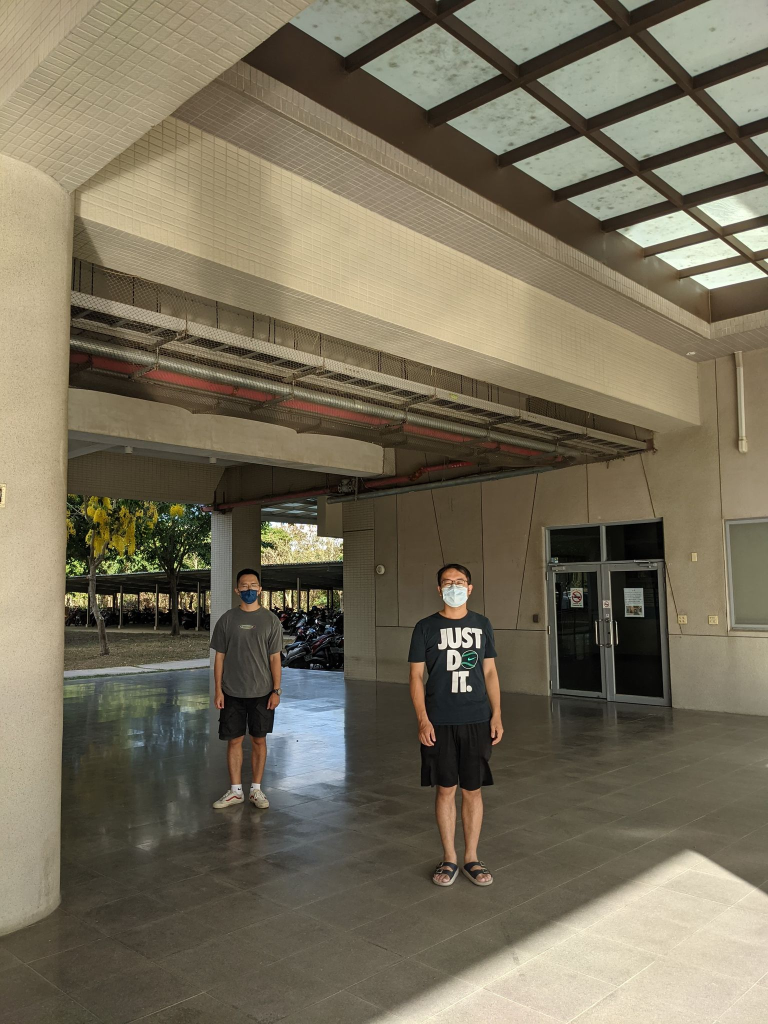
#> input picture Hw4/pic1.jpg, 1536 x 2048 px (shown at 1/2 size)
$ python Hw4_pic1.py
#> lines starting #> are read from the running program, lines starting #| are printed output that depends on the picture; after the words box and inside, x2 and y2 are one past the last pixel; in counts of white or black regions, pixels touching at a corner belong together
import numpy as np
import cv2

img = cv2.imread('pic1.jpg')
#> img is the input picture: shape (2048, 1536, 3); mean B, G, R 91.2, 111, 118.9
img = cv2.resize(img, (512, 512), interpolation=cv2.INTER_AREA)
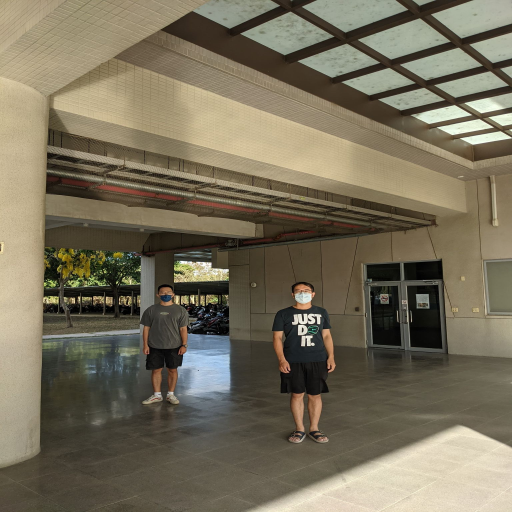
#> img: shape (512, 512, 3); mean B, G, R 91.2, 111, 118.9
constant = cv2.copyMakeBorder(img,0,0,400,400,cv2.BORDER_CONSTANT,value=(255,255,255))

blur_img = cv2.GaussianBlur(constant, (0, 0), 25)
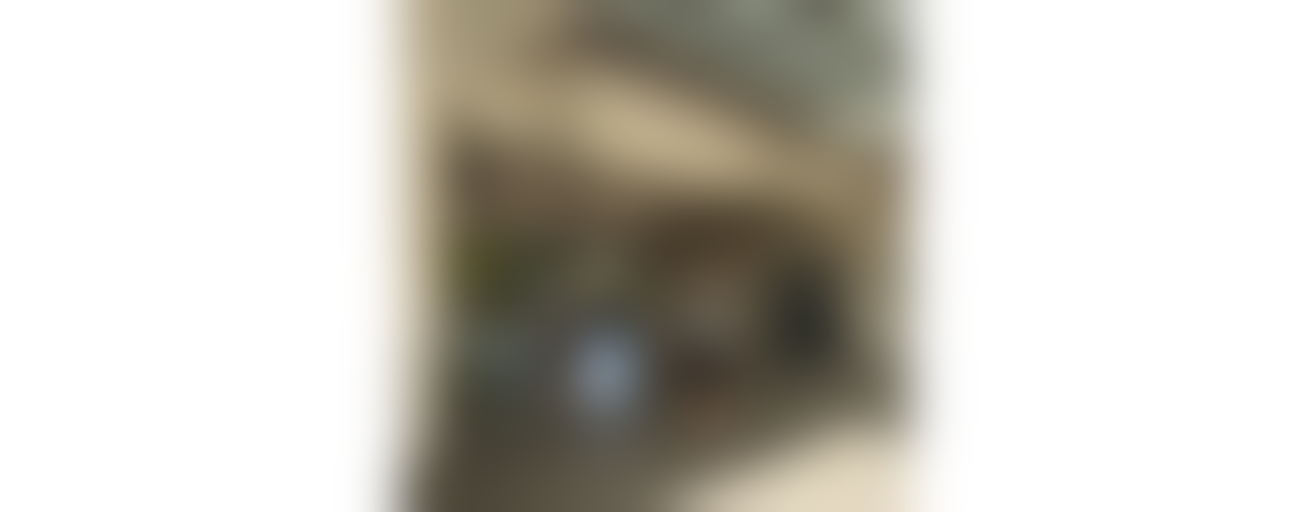
#> blur_img: shape (512, 1312, 3); mean B, G, R 191.1, 198.8, 201.9
usm = cv2.addWeighted(constant, 1.5, blur_img, -0.5, 0)
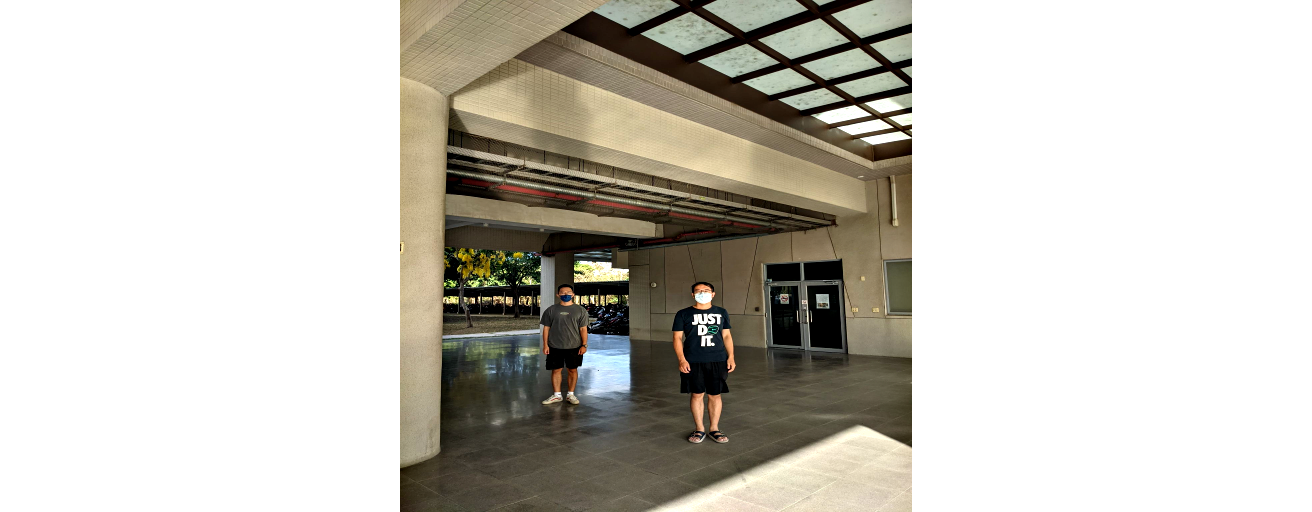
#> usm: shape (512, 1312, 3); mean B, G, R 190.4, 198.2, 201.3

gray = cv2.cvtColor(usm, cv2.COLOR_RGB2GRAY)
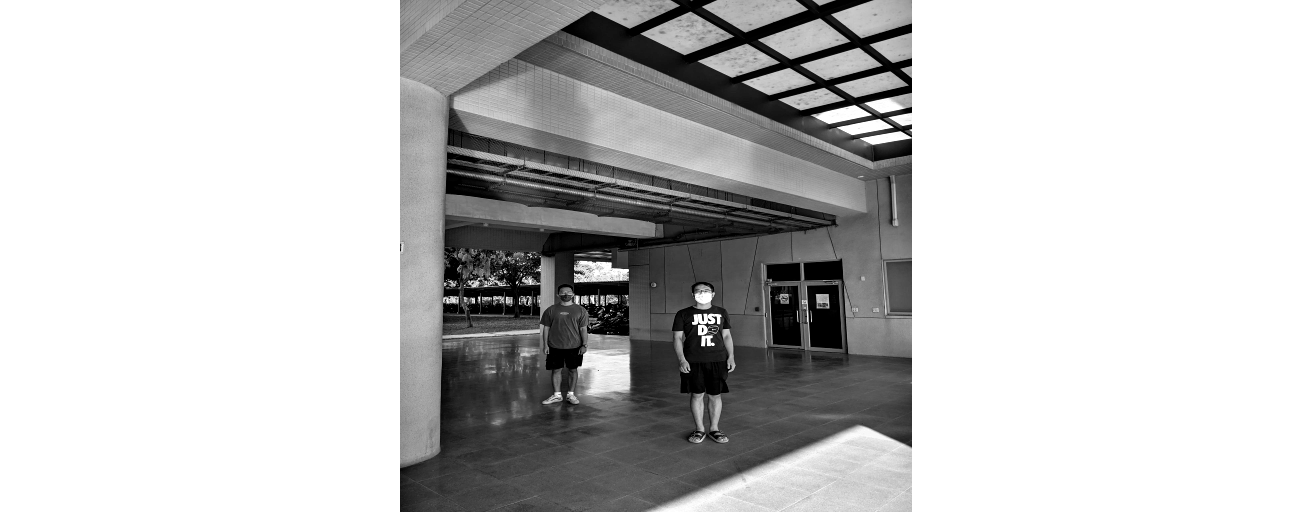
#> gray: shape (512, 1312); min 0, max 255, mean 196.2
res,gray2 =cv2.threshold(gray,120, 255, cv2.THRESH_TOZERO)
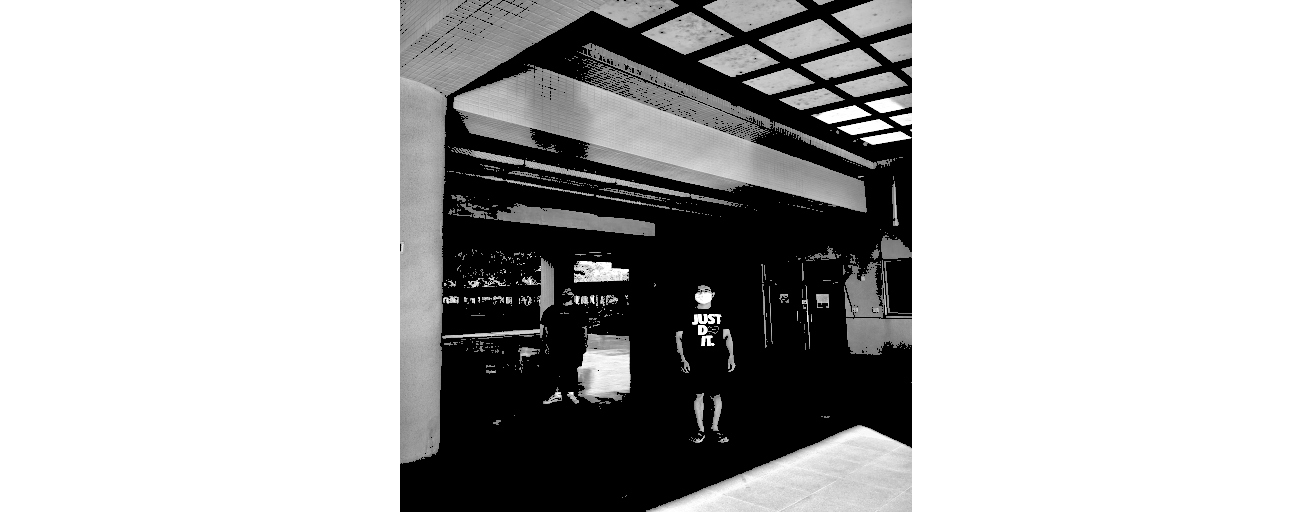
#> gray2: shape (512, 1312); min 0, max 255, mean 182.7
edges = cv2.Canny(gray2,600,100)
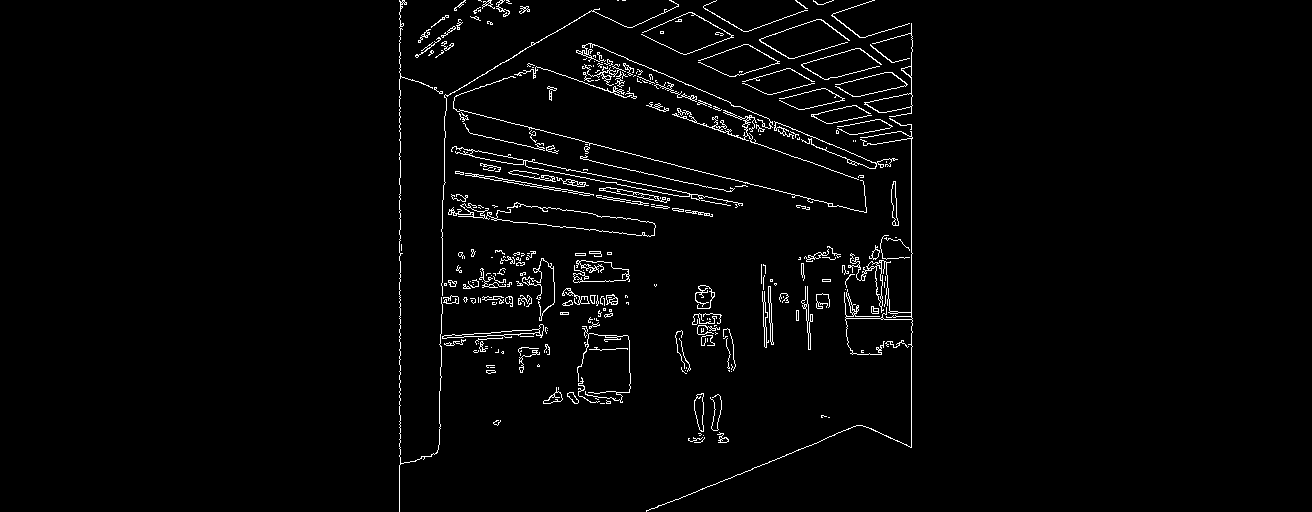
#> edges: shape (512, 1312); 2.4% white in thin lines or dots, all inside (x1, y1, x2, y2) = (399, 0, 913, 512)
lines = cv2.HoughLines(edges, 1, np.pi/120, 120, min_theta=np.pi/36, max_theta=np.pi-np.pi/36)
#> lines = 13 rows, first 8: [-163, 1.95], [-4, 1.82], [-191, 1.97], [63, 1.76], [716, 1.19], [58, 1.76], [284, 1.24], [29, 1.79]

flag1 = 0
flag2 = 0
list1 = []
list2 = []
for line in lines:
    if flag1 == 2:break
    rho,theta = line[0]
    a = np.cos(theta)
    b = np.sin(theta)
    x0 = a*rho
    y0 = b*rho
    x1 = int(x0 + 1000*(-b))
    y1 = int(y0 + 1000*(a))
    x2 = int(x0 - 1000*(-b))
    y2 = int(y0 - 1000*(a))
    #cv2.line(constant,(x1,y1),(x2,y2),(0,255,0),1)
    list1.append([x1,y1])
    list1.append([x2,y2])
    flag1 += 1
#> this loop made 3 passes
#> (rho, theta, a, b, x0, y0, x1, y1) on passes 1 to 2: (-163, 1.95, -0.367, 0.93, 59.74, -151.7, -870, -518), (-4, 1.82, -0.242, 0.97, 0.968, -3.88, -969, -245)
#> after the loop, flag1 = 2; list1 = [[-870, -518], [990, 214], [-969, -245], [971, 238]]

for line in lines:
    if flag2 == 3:break
    rho,theta = line[0]
    a = np.cos(theta)
    b = np.sin(theta)
    x0 = a*rho
    y0 = b*rho
    x1 = int(x0 + 1000*(-b))
    y1 = int(y0 + 1000*(a))
    x2 = int(x0 - 1000*(-b))
    y2 = int(y0 - 1000*(a))
    if (y2-y1)/(x2-x1)<0 :
        #cv2.line(constant,(x1,y1),(x2,y2),(0,255,0),1)
        list2.append([x1,y1])
        list2.append([x2,y2])
        flag2 += 1
#> this loop made 13 passes
#> (rho, theta, a, b, x0, y0, x1, y1) on passes 1 to 12: (-163, 1.95, -0.367, 0.93, 59.74, -151.7, -870, -518), (-4, 1.82, -0.242, 0.97, 0.968, -3.88, -969, -245), (-191, 1.97, -0.391, 0.921, 74.63, -175.8, -845, -566), (63, 1.76, -0.191, 0.982, -12.02, 61.84, -993, -128), (716, 1.19, 0.375, 0.927, 268.2, 663.9, -658, 1038), (58, 1.76, -0.191, 0.982, -11.07, 56.93, -992, -133), (284, 1.24, 0.326, 0.946, 92.46, 268.5, -853, 594), (29, 1.79, -0.216, 0.976, -6.28, 28.31, -982, -188), (161, 1.68, -0.113, 0.994, -18.23, 160, -1011, 46), (93, 1.74, -0.165, 0.986, -15.35, 91.72, -1001, -73), (-125, 1.92, -0.342, 0.94, 42.75, -117.5, -896, -459), (95, 1.74, -0.165, 0.986, -15.68, 93.7, -1001, -71)
#> after the loop, flag2 = 3; list2 = [[-658, 1038], [1195, 289], [-853, 594], [1037, -57], [-883, 546], [1038, -4]]

x1 = list1[0][0]
#> x1 = -870
y1 = list1[0][1]
#> y1 = -518
x2 = list1[1][0]
#> x2 = 990
y2 = list1[1][1]
#> y2 = 214
x3 = list1[2][0]
#> x3 = -969
y3 = list1[2][1]
#> y3 = -245
x4 = list1[3][0]
#> x4 = 971
y4 = list1[3][1]
#> y4 = 238

X1 = list2[2][0]
#> X1 = -853
Y1 = list2[2][1]
#> Y1 = 594
X2 = list2[3][0]
#> X2 = 1037
Y2 = list2[3][1]
#> Y2 = -57
X3 = list2[4][0]
#> X3 = -883
Y3 = list2[4][1]
#> Y3 = 546
X4 = list2[5][0]
#> X4 = 1038
Y4 = list2[5][1]
#> Y4 = -4

x0 = ((x3-x4) * (x2*y1 - x1*y2) - (x1-x2) * (x4*y3 - x3*y4)) / ((x3-x4) * (y1-y2) - (x1-x2) * (y3-y4))
#> x0 = 1188.7
y0 = ((y3-y4) * (y2*x1 - y1*x2) - (y1-y2) * (y4*x3 - y3*x4)) / ((y3-y4) * (x1-x2) - (y1-y2) * (x3-x4))
#> y0 = 292.2
X0 = ((X3-X4) * (X2*Y1 - X1*Y2) - (X1-X2) * (X4*Y3 - X3*Y4)) / ((X3-X4) * (Y1-Y2) - (X1-X2) * (Y3-Y4))
#> X0 = 120.4
Y0 = ((Y3-Y4) * (Y2*X1 - Y1*X2) - (Y1-Y2) * (Y4*X3 - Y3*X4)) / ((Y3-Y4) * (X1-X2) - (Y1-Y2) * (X3-X4))
#> Y0 = 258.7
cv2.line(constant,(int(x0),int(y0)),(int(X0),int(Y0)),(0,127,0),1)
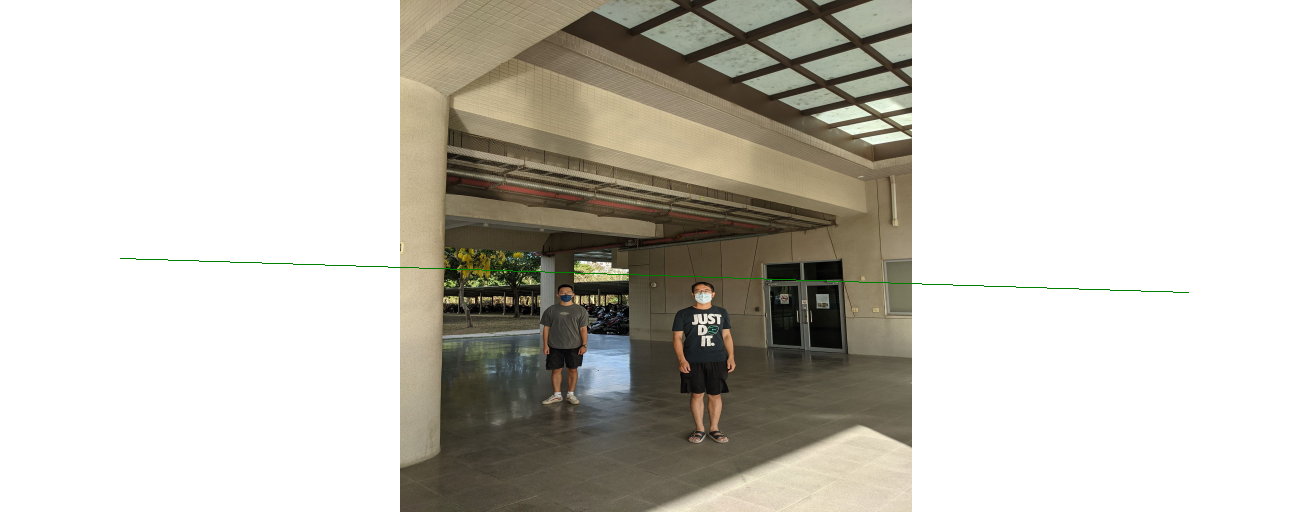
#> constant: shape (512, 1312, 3); mean B, G, R 190.8, 198.7, 201.6
#print((int(x0),int(y0)),(int(X0),int(Y0)))

length = 180*(15517/15530)/(143/156)
print("%.1f" %length)
# [6 lines of commented-out code are left out]

$ run again, with Hw4/pic4.jpg copied over Hw4/pic1.jpg
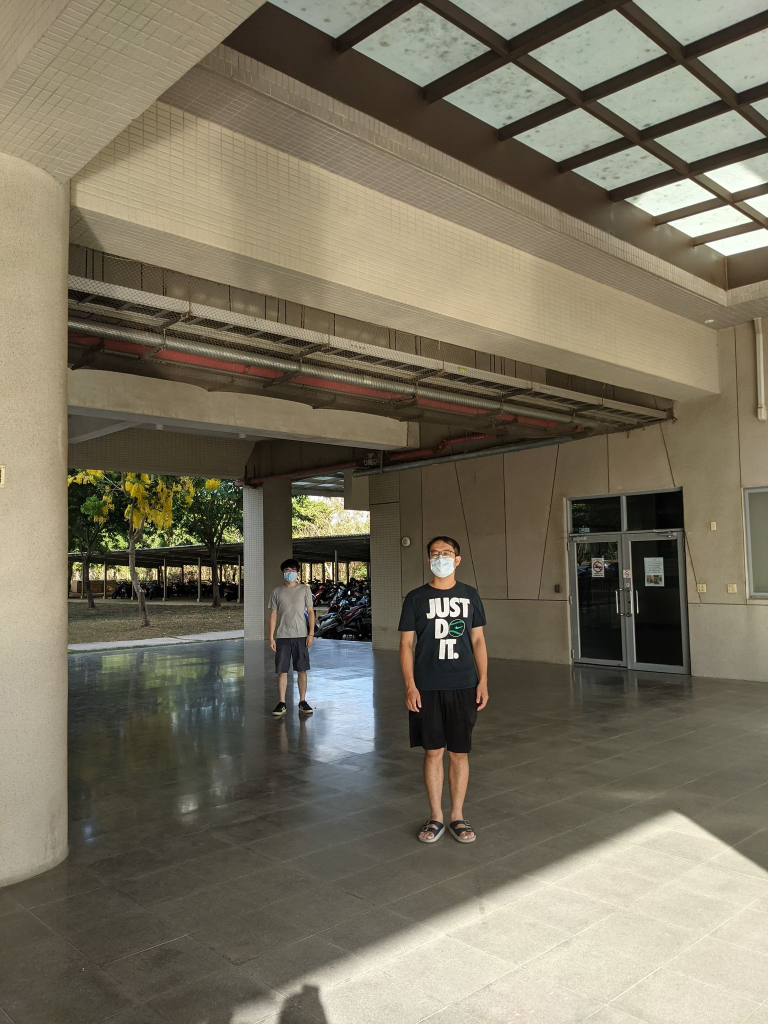
#> input picture Hw4/pic4.jpg, 1536 x 2048 px (shown at 1/2 size)
#> img is the input picture: shape (2048, 1536, 3); mean B, G, R 95.5, 113.8, 120.5
#> img: shape (512, 512, 3)
#> `edges = cv2.Canny(gray2,600,100)`:
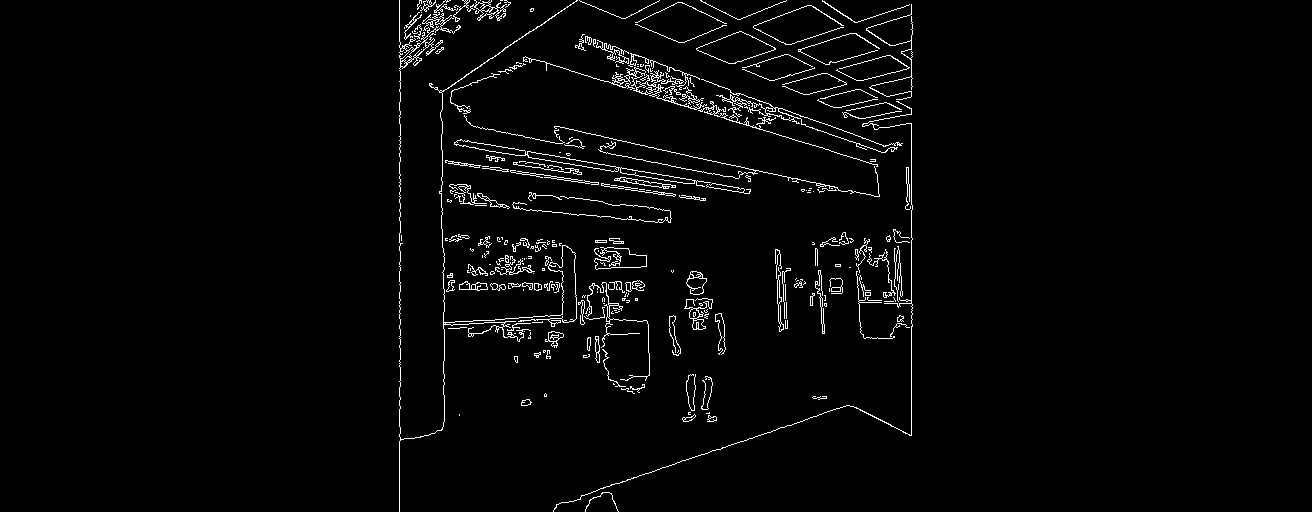
#> edges: shape (512, 1312); 2.5% white in thin lines or dots, all inside (x1, y1, x2, y2) = (399, 0, 913, 512)
#> lines = 18 rows, first 8: [-99, 1.87], [-166, 1.92], [67, 1.74], [2, 1.79], [34, 1.76], [658, 1.24], [63, 1.74], [-227, 1.97]
#> the loop `for line in lines:` made 3 passes
#> (rho, theta, a, b, x0, y0, x1, y1) on passes 1 to 2: (-99, 1.87, -0.292, 0.956, 28.94, -94.67, -927, -387), (-166, 1.92, -0.342, 0.94, 56.78, -156, -882, -498)
#> after the loop `for line in lines:`: flag1 = 2; list1 = [[-927, -387], [985, 197], [-882, -498], [996, 186]]
#> the loop `for line in lines:` made 14 passes
#> (rho, theta, a, b, x0, y0, x1, y1) on passes 1 to 8: (-99, 1.87, -0.292, 0.956, 28.94, -94.67, -927, -387), (-166, 1.92, -0.342, 0.94, 56.78, -156, -882, -498), (67, 1.74, -0.165, 0.986, -11.06, 66.08, -997, -98), (2, 1.79, -0.216, 0.976, -0.433, 1.95, -976, -214), (34, 1.76, -0.191, 0.982, -6.49, 33.38, -988, -157), (658, 1.24, 0.326, 0.946, 214.2, 622.2, -731, 947), (63, 1.74, -0.165, 0.986, -10.4, 62.14, -996, -102), (-227, 1.97, -0.391, 0.921, 88.7, -209, -831, -599)
#> after the loop `for line in lines:`: flag2 = 3; list2 = [[-731, 947], [1159, 296], [-972, 421], [1022, 282], [-867, 574], [1040, -26]]
#> `x1 = list1[0][0]`: x1 = -927
#> `y1 = list1[0][1]`: y1 = -387
#> `x2 = list1[1][0]`: x2 = 985
#> `y2 = list1[1][1]`: y2 = 197
#> x3 = -882
#> y3 = -498
#> x4 = 996
#> y4 = 186
#> X1 = -972
#> Y1 = 421
#> X2 = 1022
#> Y2 = 282
#> X3 = -867
#> Y3 = 574
#> X4 = 1040
#> Y4 = -26
#> `x0 = ((x3-x4) * (x2*y1 - x1*y2) - (x1-x2) * (x4*y3 - x3*y4)) / ((x3-x4..`: x0 = 1240.3
#> `y0 = ((y3-y4) * (y2*x1 - y1*x2) - (y1-y2) * (y4*x3 - y3*x4)) / ((y3-y4..`: y0 = 275
#> X0 = -212.4
#> Y0 = 368.1
#> `cv2.line(constant,(int(x0),int(y0)),(int(X0),int(Y0)),(0,127,0),1)`:
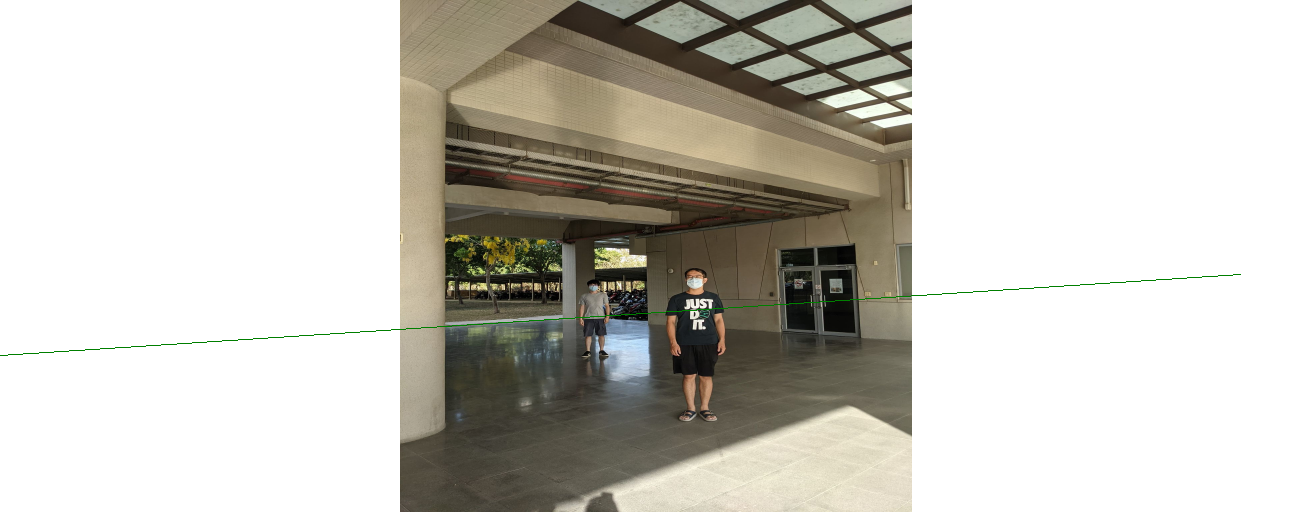
#> constant: shape (512, 1312, 3); mean B, G, R 192.4, 199.8, 202.2
